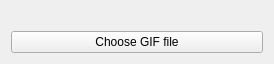
<?xml version="1.0" encoding="UTF-8"?>
<ui version="4.0">
 <class>GifPlayer</class>
 <widget class="QWidget" name="GifPlayer">
  <property name="geometry">
   <rect>
    <x>0</x>
    <y>0</y>
    <width>274</width>
    <height>60</height>
   </rect>
  </property>
  <layout class="QGridLayout" name="gridLayout">
   <item row="1" column="0">
    <widget class="QPushButton" name="choose_gif_file">
     <property name="text">
      <string>Choose GIF file</string>
     </property>
    </widget>
   </item>
   <item row="0" column="0">
    <widget class="QLabel" name="movie">
     <property name="text">
      <string/>
     </property>
    </widget>
   </item>
  </layout>
 </widget>
 <resources/>
 <connections/>
</ui>
